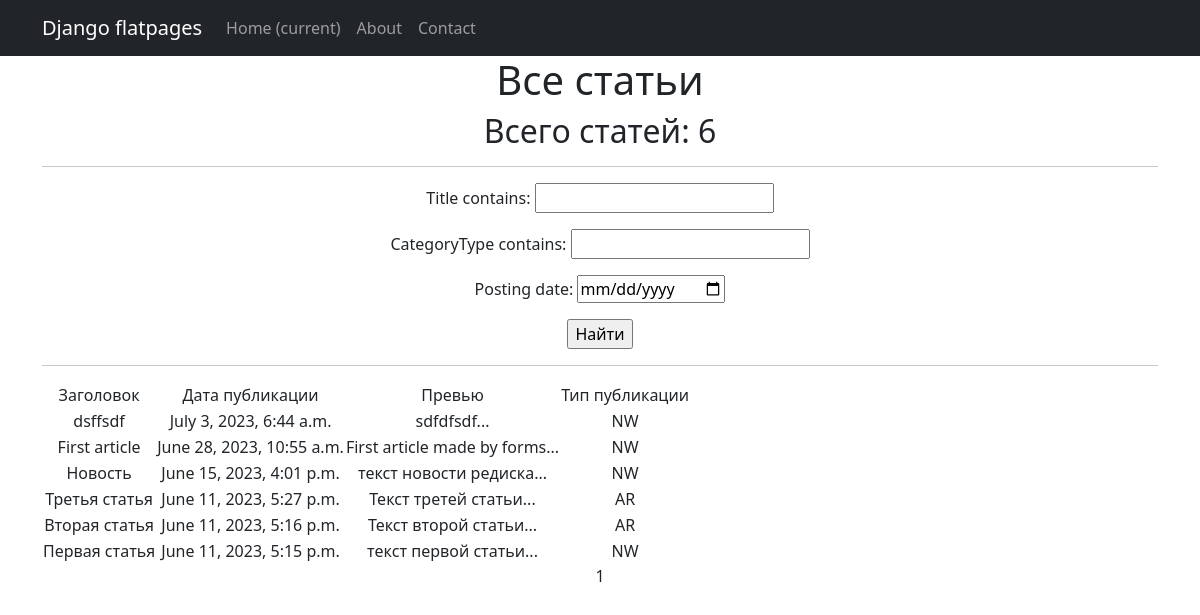
Before: /news/ with the older database file.
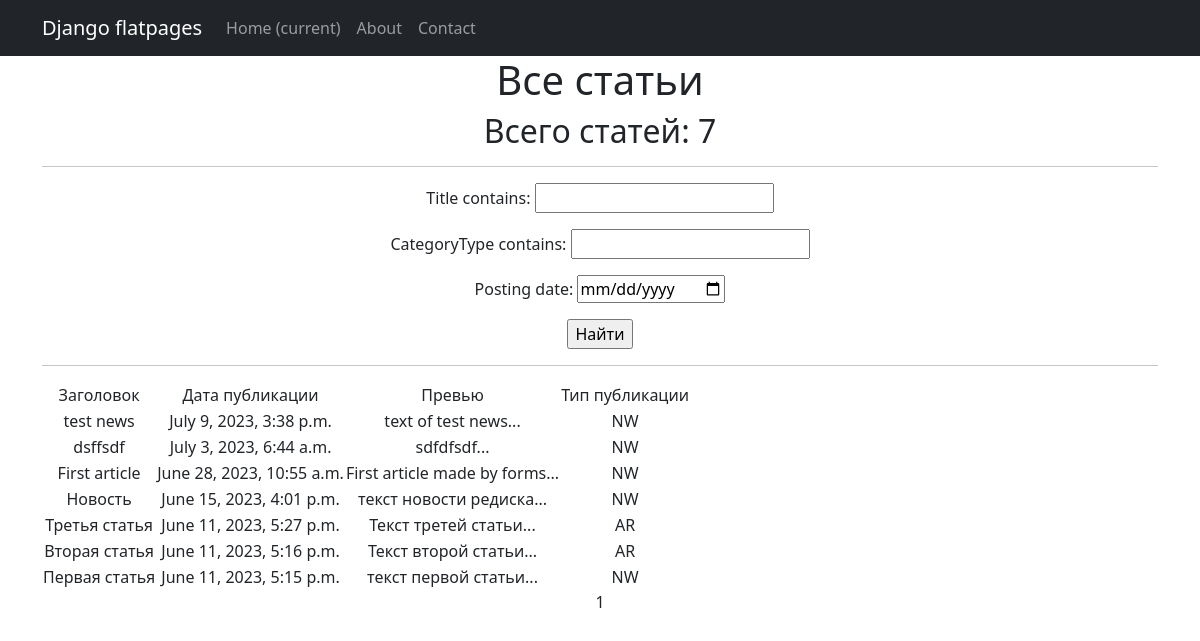
After: the same page with the newer database file.
### news/models.py (models this page shows, shortened)
class Post(models.Model):
    author = models.ForeignKey(Author, on_delete=models.CASCADE)
    NEWS = "NW"
    ARTICLE = "AR"
    CATEGORY_CHOICES = (
        (NEWS, 'Новость'),
        (ARTICLE, 'Статья'),
    )
    categoryType = models.CharField(max_length=2, choices=CATEGORY_CHOICES, default=NEWS)
    dateCreation = models.DateTimeField(auto_now_add=True)
    postCategory = models.ManyToManyField(Category, through='PostCategory')
    title = models.CharField(max_length=128)
    text = models.TextField()
    rating = models.SmallIntegerField(default=0)
    def preview(self):
        return self.text[0:128] + '...'

### news/views.py (the view)
# urls.py: path('', PostList.as_view(), name ='post_list'),
class PostList(ListView):
    model = Post
    ordering = '-dateCreation'
    template_name = 'post.html'
    context_object_name = 'post'
    paginate_by = 10
    def get_queryset(self):
        queryset = super().get_queryset()
        self.filterset = PostFilter(self.request.GET, queryset)
        return self.filterset.qs
    def get_context_data(self, **kwargs):
        context = super().get_context_data(**kwargs)
        context['filterset'] = self.filterset
        return context

### templates/post.html (shortened to what this page needs)
{% extends 'flatpages/default.html' %}
{% load custom_tags %}
{% load custom_filters %}
{% block content %}
    <h1>Все статьи</h1>
    <h2>Всего статей: {{post|length}}    </h2>
<hr>
<form action="" method="get">
       {{ filterset.form.as_p }}
       <input type="submit" value="Найти" />
   </form>
<hr>
    {% if post %}
        <table>
          <tr>
               <td>Заголовок</td>
               <td>Дата публикации</td>
               <td>Превью</td>
               <td>Тип публикации</td>
           </tr>
         {% for posts in post %}
            <tr>
               <td>{{ posts.title }}</td>
               <td>{{ posts.dateCreation }}</td>
               <td>{{ posts.preview }}</td>
               <td>{{ posts.categoryType }}</td>
               <td>
                </td>
           </tr>
        {% endfor %}
         </table>
{% else %}
        <h2>Статей нет</h2>
{% endif %}
   {{ page_obj.number }}
{% endblock content %}

Changed rows visible on the page:
added Post: title "test news", dateCreation "July 9, 2023, 3:38 p.m.", preview "text of test news...", categoryType "NW"
Other visible differences:
{{ post|length }}: "6" → "7"
